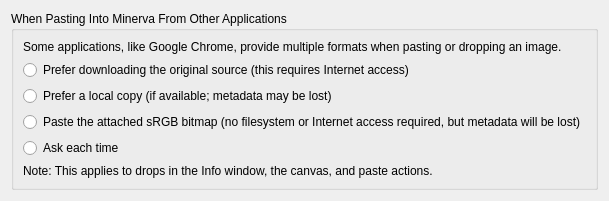
     <widget class="QWidget" name="Pasting">
      <attribute name="title">
       <string>Pasting</string>
      </attribute>
      <layout class="QFormLayout" name="formLayout_18">
       <item row="0" column="0" colspan="2">
        <widget class="QGroupBox" name="grpPasteFrom">
         <property name="title">
          <string>When Pasting Into Minerva From Other Applications</string>
         </property>
         <layout class="QFormLayout" name="formLayout_8">
          <item row="1" column="0" colspan="2">
           <widget class="QRadioButton" name="btnDownload">
            <property name="text">
             <string>Prefer downloading the original source (this requires Internet access)</string>
            </property>
           </widget>
          </item>
          <item row="5" column="0" colspan="2">
           <widget class="QLabel" name="lblPasteNote">
            <property name="text">
             <string>Note: This applies to drops in the Info window, the canvas, and paste actions.</string>
            </property>
           </widget>
          </item>
          <item row="0" column="0" colspan="2">
           <widget class="QLabel" name="lblPasteContext">
            <property name="text">
             <string>Some applications, like Google Chrome, provide multiple formats when pasting or dropping an image.</string>
            </property>
           </widget>
          </item>
          <item row="2" column="0" colspan="2">
           <widget class="QRadioButton" name="btnLocal">
            <property name="text">
             <string>Prefer a local copy (if available; metadata may be lost)</string>
            </property>
           </widget>
          </item>
          <item row="3" column="0" colspan="2">
           <widget class="QRadioButton" name="btnBitmap">
            <property name="text">
             <string>Paste the attached sRGB bitmap (no filesystem or Internet access required, but metadata will be lost)</string>
            </property>
           </widget>
          </item>
          <item row="4" column="0" colspan="2">
           <widget class="QRadioButton" name="btnAsk">
            <property name="text">
             <string>Ask each time</string>
            </property>
           </widget>
          </item>
         </layout>
        </widget>
       </item>
      </layout>
     </widget>
